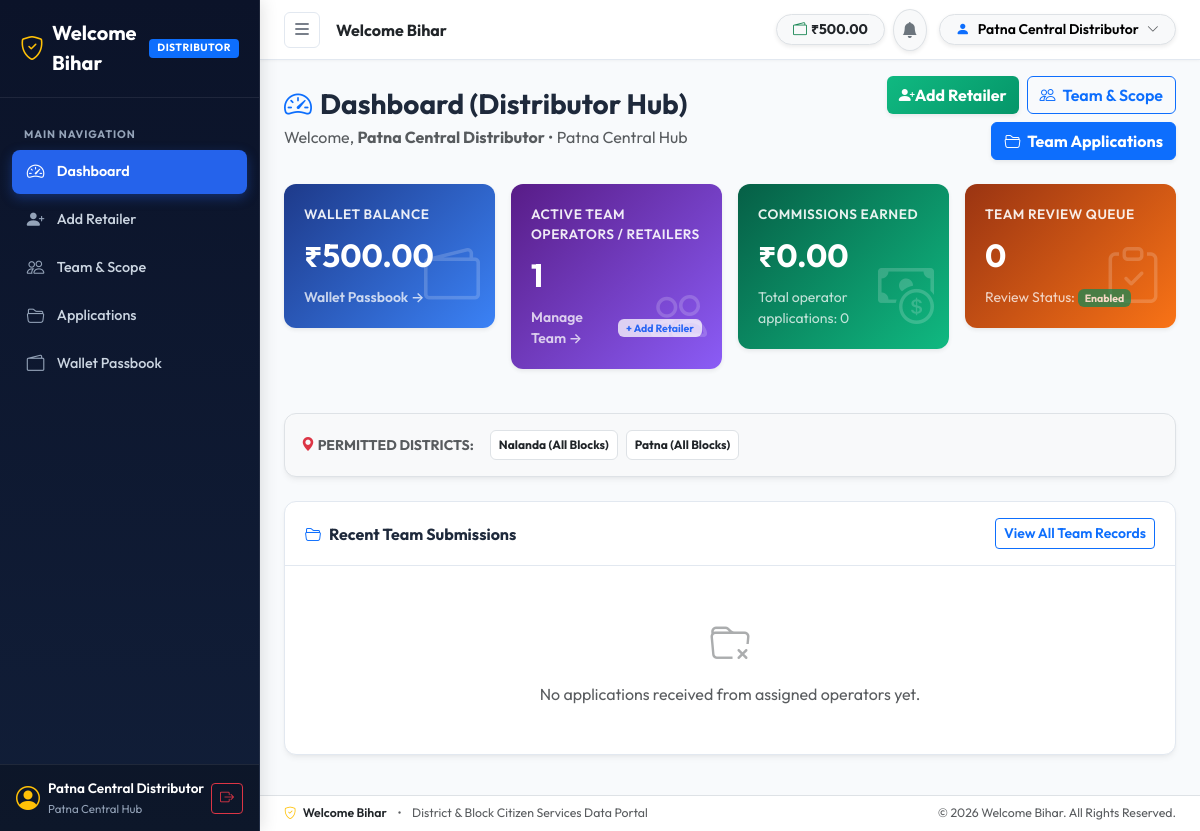
Screenshot of /distributor/dashboard (signed in) with the database file from the repository.
### tables this page shows
CREATE TABLE IF NOT EXISTS `users` (
  `id` INT AUTO_INCREMENT PRIMARY KEY,
  `uuid` VARCHAR(36) NOT NULL UNIQUE,
  `role` ENUM('ADMIN', 'OPERATOR', 'DISTRIBUTOR', 'USER') NOT NULL DEFAULT 'USER',
  `name` VARCHAR(150) NOT NULL,
  `mobile` VARCHAR(20) NOT NULL UNIQUE,
  `email` VARCHAR(191) NOT NULL UNIQUE,
  `password_hash` VARCHAR(255) NOT NULL,
  `status` ENUM('ACTIVE', 'INACTIVE', 'BLOCKED', 'PENDING_APPROVAL') NOT NULL DEFAULT 'ACTIVE',
  `parent_distributor_id` INT NULL,
  `preferred_lang` VARCHAR(10) NOT NULL DEFAULT 'hi',
  `center_name` VARCHAR(150) NULL,
  `profile_state` VARCHAR(100) NOT NULL DEFAULT 'Bihar',
  `profile_district_id` INT NULL,
  `profile_block_id` INT NULL,
  `center_address` TEXT NULL,
  `assigned_all_districts` TINYINT(1) NOT NULL DEFAULT 0,
  `assigned_district_id` INT NULL,
  `assigned_block_id` INT NULL,
  `last_login_at` DATETIME NULL,
  `created_at` DATETIME NOT NULL DEFAULT CURRENT_TIMESTAMP,
  `updated_at` DATETIME NOT NULL DEFAULT CURRENT_TIMESTAMP ON UPDATE CURRENT_TIMESTAMP,
  INDEX `idx_users_role` (`role`),
  INDEX `idx_users_status` (`status`),
  INDEX `idx_users_mobile` (`mobile`),
  INDEX `idx_users_email` (`email`),
  INDEX `idx_users_distributor` (`parent_distributor_id`),
  INDEX `idx_users_profile_district` (`profile_district_id`),
  INDEX `idx_users_profile_block` (`profile_block_id`),
  INDEX `idx_users_assigned_district` (`assigned_district_id`),
  INDEX `idx_users_assigned_block` (`assigned_block_id`),
  CONSTRAINT `fk_users_distributor` FOREIGN KEY (`parent_distributor_id`) REFERENCES `users` (`id`) ON DELETE SET NULL
);

CREATE TABLE IF NOT EXISTS `wallets` (
  `id` INT AUTO_INCREMENT PRIMARY KEY,
  `user_id` INT NOT NULL UNIQUE,
  `balance` DECIMAL(12,2) NOT NULL DEFAULT 0.00,
  `total_credited` DECIMAL(12,2) NOT NULL DEFAULT 0.00,
  `total_debited` DECIMAL(12,2) NOT NULL DEFAULT 0.00,
  `created_at` DATETIME NOT NULL DEFAULT CURRENT_TIMESTAMP,
  `updated_at` DATETIME NOT NULL DEFAULT CURRENT_TIMESTAMP ON UPDATE CURRENT_TIMESTAMP,
  INDEX `idx_wallets_user` (`user_id`),
  CONSTRAINT `fk_wallets_user` FOREIGN KEY (`user_id`) REFERENCES `users` (`id`) ON DELETE CASCADE
);

CREATE TABLE IF NOT EXISTS `districts` (
  `id` INT AUTO_INCREMENT PRIMARY KEY,
  `state` VARCHAR(100) NOT NULL DEFAULT 'Bihar',
  `name` VARCHAR(100) NOT NULL UNIQUE,
  `name_hi` VARCHAR(100) NOT NULL,
  `code` VARCHAR(50) NOT NULL UNIQUE,
  `is_active` TINYINT(1) NOT NULL DEFAULT 1,
  `created_at` DATETIME NOT NULL DEFAULT CURRENT_TIMESTAMP,
  `updated_at` DATETIME NOT NULL DEFAULT CURRENT_TIMESTAMP ON UPDATE CURRENT_TIMESTAMP,
  INDEX `idx_districts_state` (`state`),
  INDEX `idx_districts_active` (`is_active`)
);

### app/Views/distributor/dashboard.php (the view, shortened to what the rows shown need)
<?php require dirname(__DIR__) . '/layouts/header.php'; ?>
<div class="row align-items-center mb-4 g-3">
    <div class="col-md-7">
        <h1 class="h3 fw-bold mb-1">
            <i class="bi bi-speedometer2 text-primary me-2"></i><?= e(__('dashboard')) ?> (Distributor Hub)
        </h1>
        <p class="text-muted mb-0">
            Welcome, <strong><?= e($currentUser['name']) ?></strong> &bull; <?= e($currentUser['center_name'] ?: 'Regional Distributor') ?>
        </p>
    </div>
    <div class="col-md-5 text-md-end d-flex gap-2 justify-content-md-end flex-wrap">
        <a href="/distributor/retailers/new" class="btn btn-success fw-bold shadow-sm d-flex align-items-center gap-1.5" style="background: linear-gradient(135deg, #10b981, #059669); border: none;">
            <i class="bi bi-person-plus-fill"></i> Add Retailer
        </a>
        <a href="/distributor/team" class="btn btn-outline-primary fw-semibold">
            <i class="bi bi-people me-1"></i> <?= e(__('team_management')) ?>
        </a>
        <a href="/distributor/applications" class="btn btn-primary fw-bold shadow-sm">
            <i class="bi bi-folder2-open me-1"></i> Team Applications
        </a>
    </div>
</div>
<div class="row g-3 mb-4">
    <div class="col-sm-6 col-lg-3">
        <div class="stat-card bg-gradient-blue shadow-sm">
            <i class="bi bi-wallet2 stat-icon"></i>
            <div class="stat-title"><?= e(__('wallet_balance')) ?></div>
            <div class="stat-val">₹<?= number_format($balance, 2) ?></div>
            <div class="mt-2 small opacity-75">
                <a href="/wallet/passbook" class="text-white text-decoration-none fw-semibold">
                    <?= e(__('wallet_passbook')) ?> &rarr;
                </a>
            </div>
        </div>
    </div>
    <div class="col-sm-6 col-lg-3">
        <div class="stat-card bg-gradient-purple shadow-sm">
            <i class="bi bi-people stat-icon"></i>
            <div class="stat-title">Active Team Operators / Retailers</div>
            <div class="stat-val"><?= $totalTeamMembers ?></div>
            <div class="mt-2 small opacity-75 d-flex justify-content-between align-items-center">
                <a href="/distributor/team" class="text-white text-decoration-none fw-semibold">
                    Manage Team &rarr;
                </a>
                <a href="/distributor/retailers/new" class="badge bg-white text-primary text-decoration-none px-2 py-1">
                    + Add Retailer
                </a>
            </div>
        </div>
    </div>
    <div class="col-sm-6 col-lg-3">
        <div class="stat-card bg-gradient-green shadow-sm">
            <i class="bi bi-cash-coin stat-icon"></i>
            <div class="stat-title">Commissions Earned</div>
            <div class="stat-val">₹<?= number_format((float)($stats['total_commission_earned'] ?? 0), 2) ?></div>
            <div class="mt-2 small opacity-75">
                Total operator applications: <?= (int)($stats['total'] ?? 0) ?>
            </div>
        </div>
    </div>
    <div class="col-sm-6 col-lg-3">
        <div class="stat-card bg-gradient-orange shadow-sm">
            <i class="bi bi-clipboard-check stat-icon"></i>
            <div class="stat-title">Team Review Queue</div>
            <div class="stat-val"><?= (int)($stats['pending'] ?? 0) ?></div>
            <div class="mt-2 small opacity-75">
                Review Status: <?= $reviewEnabled ? '<span class="badge bg-success">Enabled</span>' : '<span class="badge bg-secondary">Disabled by Admin</span>' ?>
            </div>
        </div>
    </div>
</div>
<div class="wb-card mb-4 p-3 bg-light border">
    <div class="d-flex align-items-center gap-2 flex-wrap">
        <span class="fw-bold small text-muted text-uppercase me-2"><i class="bi bi-geo-alt-fill text-danger"></i> Permitted Districts:</span>
        <?php if (!empty($permittedLocations)): ?>
            <?php foreach ($permittedLocations as $pl): ?>
                <span class="badge bg-white text-dark border p-2">
                    <?= e($pl['district_name']) ?> <?= !empty($pl['block_name']) ? ' &bull; ' . e($pl['block_name']) : ' (All Blocks)' ?>
                </span>
            <?php endforeach; ?>
        <?php else: ?>
            <span class="small text-muted">No specific geographic constraint assigned.</span>
        <?php endif; ?>
    </div>
</div>
<div class="wb-card">
    <div class="wb-card-header">
        <span class="fw-bold"><i class="bi bi-folder2-open me-2 text-primary"></i>Recent Team Submissions</span>
        <a href="/distributor/applications" class="btn btn-sm btn-outline-primary fw-semibold">View All Team Records</a>
    </div>
    <div class="card-body p-0">
        <?php if (empty($recentApplications)): ?>
            <div class="text-center py-5 text-muted">
                <i class="bi bi-folder-x fs-1 opacity-50"></i>
                <p class="mt-2 mb-0">No applications received from assigned operators yet.</p>
            </div>
        <?php endif; ?>
    </div>
</div>
<?php require dirname(__DIR__) . '/layouts/footer.php'; ?>

### app/Views/layouts/header.php (shortened to what the rows shown need)
<?php
$currentUser = AuthService::user();
$currentRole = $currentUser['role'] ?? null;
$walletBalance = $currentUser ? WalletService::getBalance($currentUser['id']) : 0.00;
$currentUri = parse_url($_SERVER['REQUEST_URI'] ?? '', PHP_URL_PATH) ?? '/';
?>
<!DOCTYPE html>
<html lang="en">
<head>
    <link href="https://cdn.jsdelivr.net/npm/bootstrap@5.3.3/dist/css/bootstrap.min.css" rel="stylesheet">
    <link href="https://cdn.jsdelivr.net/npm/bootstrap-icons@1.11.3/font/bootstrap-icons.min.css" rel="stylesheet">
    <link href="/assets/css/custom.css" rel="stylesheet">
</head>
<body>
<div class="wb-wrapper">
<?php if ($currentUser): ?>
    <aside class="wb-sidebar" id="wbSidebar">
        <div class="wb-sidebar-brand">
            <a class="wb-brand" href="/">
                <i class="bi bi-shield-check text-warning fs-4"></i>
                <span class="fs-5">Welcome Bihar</span>
            </a>
            <div class="d-flex align-items-center gap-2">
                <span class="badge bg-primary role-badge"><?= e($currentRole) ?></span>
            </div>
        </div>
        <nav class="wb-sidebar-nav">
            <div class="wb-nav-header">Main Navigation</div>
            <?php if ($currentRole === 'ADMIN'): ?>
                <a class="wb-sidebar-link <?= $currentUri === '/admin/dashboard' ? 'active' : '' ?>" href="/admin/dashboard">
                    <i class="bi bi-speedometer2"></i>
                    <span>Dashboard</span>
                </a>
                <a class="wb-sidebar-link <?= (strpos($currentUri, '/admin/applications') === 0 || $currentUri === '/applications') ? 'active' : '' ?>" href="/admin/applications">
                    <i class="bi bi-folder2-open"></i>
                    <span>Applications</span>
                </a>
                <a class="wb-sidebar-link <?= strpos($currentUri, '/admin/users') === 0 ? 'active' : '' ?>" href="/admin/users">
                    <i class="bi bi-people"></i>
                    <span>Users & Operators</span>
                </a>
                <a class="wb-sidebar-link <?= (strpos($currentUri, '/admin/block-rates') === 0 || strpos($currentUri, '/admin/data-types/rate-rules') === 0) ? 'active' : '' ?>" href="/admin/block-rates">
                    <i class="bi bi-currency-rupee text-warning"></i>
                    <span>Block Rates & Pricing</span>
                </a>
                <a class="wb-sidebar-link <?= (strpos($currentUri, '/admin/data-types') === 0 && strpos($currentUri, '/admin/data-types/rate-rules') === false) ? 'active' : '' ?>" href="/admin/data-types">
                    <i class="bi bi-sliders"></i>
                    <span>Service Management</span>
                </a>
                <a class="wb-sidebar-link <?= strpos($currentUri, '/admin/locations') === 0 ? 'active' : '' ?>" href="/admin/locations">
                    <i class="bi bi-geo-alt"></i>
                    <span>Districts & Blocks</span>
                </a>
                <a class="wb-sidebar-link <?= strpos($currentUri, '/admin/service-availability') === 0 ? 'active' : '' ?>" href="/admin/service-availability">
                    <i class="bi bi-toggle-on text-success"></i>
                    <span>Service Availability</span>
                </a>
                <a class="wb-sidebar-link <?= strpos($currentUri, '/admin/reconciliation') === 0 ? 'active' : '' ?>" href="/admin/reconciliation">
                    <i class="bi bi-arrow-left-right"></i>
                    <span>Reconciliation</span>
                </a>
                <a class="wb-sidebar-link <?= strpos($currentUri, '/admin/audit-logs') === 0 ? 'active' : '' ?>" href="/admin/audit-logs">
                    <i class="bi bi-journal-text"></i>
                    <span>Audit Trail</span>
                </a>
                <a class="wb-sidebar-link <?= strpos($currentUri, '/admin/whatsapp') === 0 ? 'active' : '' ?>" href="/admin/whatsapp/logs">
                    <i class="bi bi-whatsapp text-success"></i>
                    <span>WhatsApp Delivery</span>
                </a>
                <a class="wb-sidebar-link <?= strpos($currentUri, '/admin/settings') === 0 ? 'active' : '' ?>" href="/admin/settings">
                    <i class="bi bi-gear"></i>
                    <span>System Settings</span>
                </a>
            <?php elseif ($currentRole === 'DISTRIBUTOR'): ?>
                <a class="wb-sidebar-link <?= $currentUri === '/distributor/dashboard' ? 'active' : '' ?>" href="/distributor/dashboard">
                    <i class="bi bi-speedometer2"></i>
                    <span>Dashboard</span>
                </a>
                <a class="wb-sidebar-link <?= strpos($currentUri, '/distributor/retailers') === 0 ? 'active' : '' ?>" href="/distributor/retailers/new">
                    <i class="bi bi-person-plus-fill"></i>
                    <span>Add Retailer</span>
                </a>
                <a class="wb-sidebar-link <?= strpos($currentUri, '/distributor/team') === 0 ? 'active' : '' ?>" href="/distributor/team">
                    <i class="bi bi-people"></i>
                    <span>Team & Scope</span>
                </a>
                <a class="wb-sidebar-link <?= strpos($currentUri, '/distributor/applications') === 0 ? 'active' : '' ?>" href="/distributor/applications">
                    <i class="bi bi-folder2-open"></i>
                    <span>Applications</span>
                </a>
                <a class="wb-sidebar-link <?= strpos($currentUri, '/wallet/passbook') === 0 ? 'active' : '' ?>" href="/wallet/passbook">
                    <i class="bi bi-wallet2"></i>
                    <span>Wallet Passbook</span>
                </a>
            <?php endif; ?>
        </nav>
        <div class="wb-sidebar-footer">
            <div class="d-flex align-items-center gap-2 user-info">
                <i class="bi bi-person-circle fs-4 text-warning"></i>
                <div class="overflow-hidden">
                    <span class="user-name" title="<?= e($currentUser['name']) ?>"><?= e($currentUser['name']) ?></span>
                    <span class="user-role"><?= e($currentUser['center_name'] ?: $currentUser['role']) ?></span>
                </div>
            </div>
            <a href="/logout" class="btn btn-sm btn-outline-danger py-1 px-2" title="Logout">
                <i class="bi bi-box-arrow-right"></i>
            </a>
        </div>
    </aside>
    <div class="wb-main-wrapper" id="wbMainWrapper">
        <header class="wb-topbar">
            <div class="d-flex align-items-center gap-3">
                <button class="wb-topbar-toggle" id="wbSidebarToggle" type="button" aria-label="Toggle navigation" title="Toggle Sidebar">
                    <i class="bi bi-list fs-5"></i>
                </button>
                <div class="d-none d-md-block fw-bold text-dark fs-6">
                    <span>Welcome Bihar</span>
                </div>
            </div>
            <div class="d-flex align-items-center gap-2">
                <a href="/wallet/passbook" class="btn btn-sm btn-light border d-flex align-items-center gap-1 rounded-pill px-3 py-1 text-decoration-none shadow-sm" title="Wallet Balance">
                    <i class="bi bi-wallet2 text-success fw-bold"></i>
                    <span class="fw-bold text-dark">₹<?= number_format($walletBalance, 2) ?></span>
                </a>
                <div class="dropdown">
                    <button class="btn btn-sm btn-light border rounded-circle p-2 position-relative shadow-sm" type="button" data-bs-toggle="dropdown" aria-expanded="false" title="Notifications">
                        <i class="bi bi-bell-fill text-secondary fs-6"></i>
                    </button>
                </div>
                <div class="dropdown ms-1">
                    <button class="btn btn-sm btn-light border rounded-pill px-3 py-1 fw-semibold d-flex align-items-center gap-2 shadow-sm" type="button" data-bs-toggle="dropdown">
                        <i class="bi bi-person-fill text-primary"></i>
                        <span class="d-none d-sm-inline"><?= e($currentUser['name']) ?></span>
                        <i class="bi bi-chevron-down small text-muted"></i>
                    </button>
                </div>
            </div>
        </header>
        <main class="container-fluid px-3 px-lg-4 py-3 flex-grow-1">
<?php endif; ?>

### rows the page displays
users: role "DISTRIBUTOR", name "Patna Central Distributor", center_name "Patna Central Hub", id.balance "500.00"
wallets: balance "500.00"
districts: name "Nalanda"
districts: name "Patna"

### other values shown
__('dashboard') "Dashboard"
__('team_management') "Team & Scope"
__('wallet_balance') "WALLET BALANCE"
__('wallet_passbook') "Wallet Passbook"
$totalTeamMembers "1"
$stats['total_commission_earned'] "0.00"
$stats['total'] "0"
$stats['pending'] "0"
